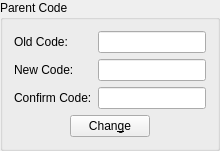
              <widget class="QGroupBox" name="groupBox_4">
               <property name="title">
                <string>Parent Code</string>
               </property>
               <layout class="QFormLayout" name="formLayout_4">
                <property name="fieldGrowthPolicy">
                 <enum>QFormLayout::AllNonFixedFieldsGrow</enum>
                </property>
                <item row="0" column="0">
                 <widget class="QLabel" name="label_20">
                  <property name="text">
                   <string>Old Code:</string>
                  </property>
                 </widget>
                </item>
                <item row="0" column="1">
                 <widget class="QLineEdit" name="lineOldPCode">
                  <property name="toolTip">
                   <string>Number only (0 ... 9)!</string>
                  </property>
                  <property name="echoMode">
                   <enum>QLineEdit::Password</enum>
                  </property>
                 </widget>
                </item>
                <item row="1" column="0">
                 <widget class="QLabel" name="label_21">
                  <property name="text">
                   <string>New Code:</string>
                  </property>
                 </widget>
                </item>
                <item row="1" column="1">
                 <widget class="QLineEdit" name="lineNewPCode">
                  <property name="toolTip">
                   <string>Number only (0 ... 9)!</string>
                  </property>
                  <property name="echoMode">
                   <enum>QLineEdit::Password</enum>
                  </property>
                 </widget>
                </item>
                <item row="2" column="0">
                 <widget class="QLabel" name="label_22">
                  <property name="text">
                   <string>Confirm Code:</string>
                  </property>
                 </widget>
                </item>
                <item row="2" column="1">
                 <widget class="QLineEdit" name="lineConfirmPCode">
                  <property name="toolTip">
                   <string>Number only (0 ... 9)!</string>
                  </property>
                  <property name="echoMode">
                   <enum>QLineEdit::Password</enum>
                  </property>
                 </widget>
                </item>
                <item row="3" column="0" colspan="2">
                 <layout class="QHBoxLayout" name="horizontalLayout_9">
                  <item>
                   <spacer name="horizontalSpacer_7">
                    <property name="orientation">
                     <enum>Qt::Horizontal</enum>
                    </property>
                    <property name="sizeHint" stdset="0">
                     <size>
                      <width>40</width>
                      <height>20</height>
                     </size>
                    </property>
                   </spacer>
                  </item>
                  <item>
                   <widget class="QPushButton" name="btnChgPCode">
                    <property name="text">
                     <string>Chan&amp;ge</string>
                    </property>
                   </widget>
                  </item>
                  <item>
                   <spacer name="horizontalSpacer_3">
                    <property name="orientation">
                     <enum>Qt::Horizontal</enum>
                    </property>
                    <property name="sizeHint" stdset="0">
                     <size>
                      <width>40</width>
                      <height>20</height>
                     </size>
                    </property>
                   </spacer>
                  </item>
                 </layout>
                </item>
               </layout>
              </widget>
